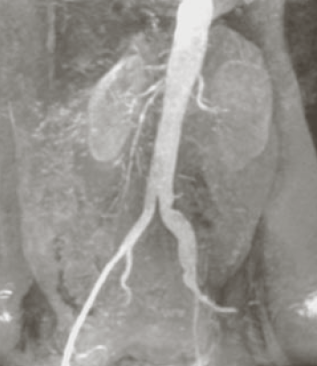
%> input picture Screenshot 2024-08-25 110544.png, 317 x 366 px
$ octave BT_25_8_4.m   (GNU Octave 9; MATLAB toolbox functions it lacks are replaced by stand-ins)
%> lines starting %> are read from the running program, lines starting %| are printed output that depends on the picture; in (x1, y1, x2, y2) boxes, pixels count from 0 and x2, y2 are one past the last pixel; in counts of white or black regions, pixels touching at a corner belong together; the program's own positions count from 1
clc; clear;
img = imread("C:\Users\OS\OneDrive\Documentos\ImageProcessing\Screenshot 2024-08-25 110544.png");
%> img is the input picture: size 366x317x3 uint8; mean R, G, B 148.7, 146.2, 141.7
img = double(im2gray(img));
%> img: size 366x317 double
subplot(2,1,1);
imshow(uint8(img));
L = 256;
[h,w] = size(img);
%> h = 366; w = 317
img_trans = zeros(h,w);

x1 = 0;
x2 = 2*L/5;
x3 = (3*L/5 + 4*L/5)/2;
x4 = L - 1;

% <[r1,s1]
a = x1;
b = x2;
idx = ( img >= a ) & ( img < b );
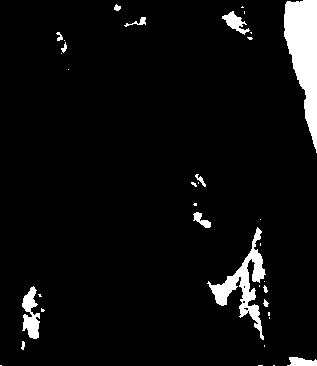
%> idx: size 366x317 logical; 5.4% white; 36 white regions (22 under 20 px), largest, box (x1, y1, x2, y2) and area: (284, 0, 317, 153) 2995, (207, 227, 266, 340) 1667, (22, 286, 40, 339) 566
img_trans(idx) = 3*L/5;

%[r1,s1] -> [r2,s2]
a = x2;
b = x3;
idx = ( img >= a ) & ( img < b );
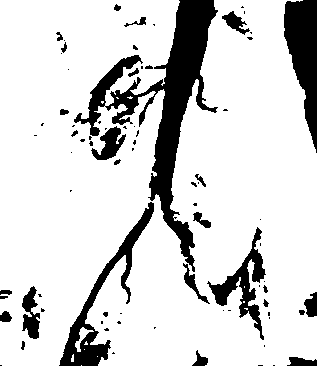
%> idx: size 366x317 logical; 83.4% white; 79 black regions (49 under 20 px), largest, box (x1, y1, x2, y2) and area: (74, 0, 218, 272) 8681, (284, 0, 317, 153) 2995, (59, 202, 154, 366) 2688
img_trans(idx) = L/10;
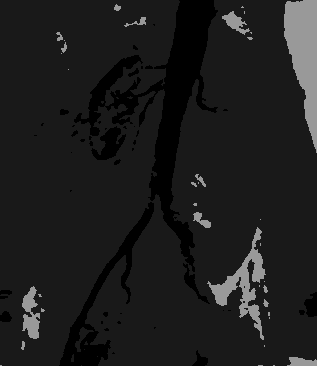
%> img_trans: size 366x317 double; min 0, max 153.6, mean 29.6

% >[r2,s2]
a = x3;
b = x4;
idx = ( img >= a ) & ( img < b );
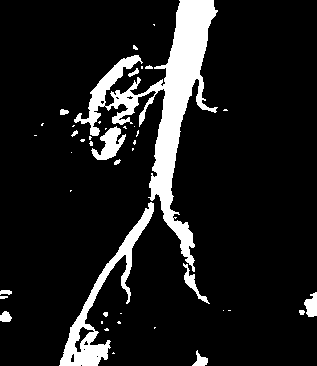
%> idx: size 366x317 logical; 11.3% white; 43 white regions (27 under 20 px), largest, box (x1, y1, x2, y2) and area: (74, 0, 218, 272) 8681, (59, 202, 154, 366) 2688, (91, 126, 126, 160) 566
img_trans(idx) = 3*L/5;
subplot(2,1,2);
imshow(uint8(img_trans));
